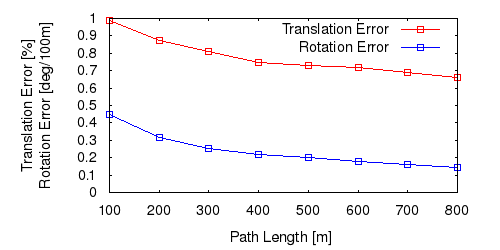

The gnuplot source for this figure:
set term postscript eps enhanced color
set output "02_trl.eps"
set size ratio 0.5
set yrange [0:*]
set xlabel "Path Length [m]"
set ylabel "Translation Error [%]\nRotation Error [deg/100m]"
plot "02_tl.txt" using 1:($2*100) title 'Translation Error' lc rgb "#FF0000" pt 4 w linespoints,"02_rl.txt" using 1:($2*57.3*100) title 'Rotation Error' lc rgb "#0000FF" pt 4 w linespoints
